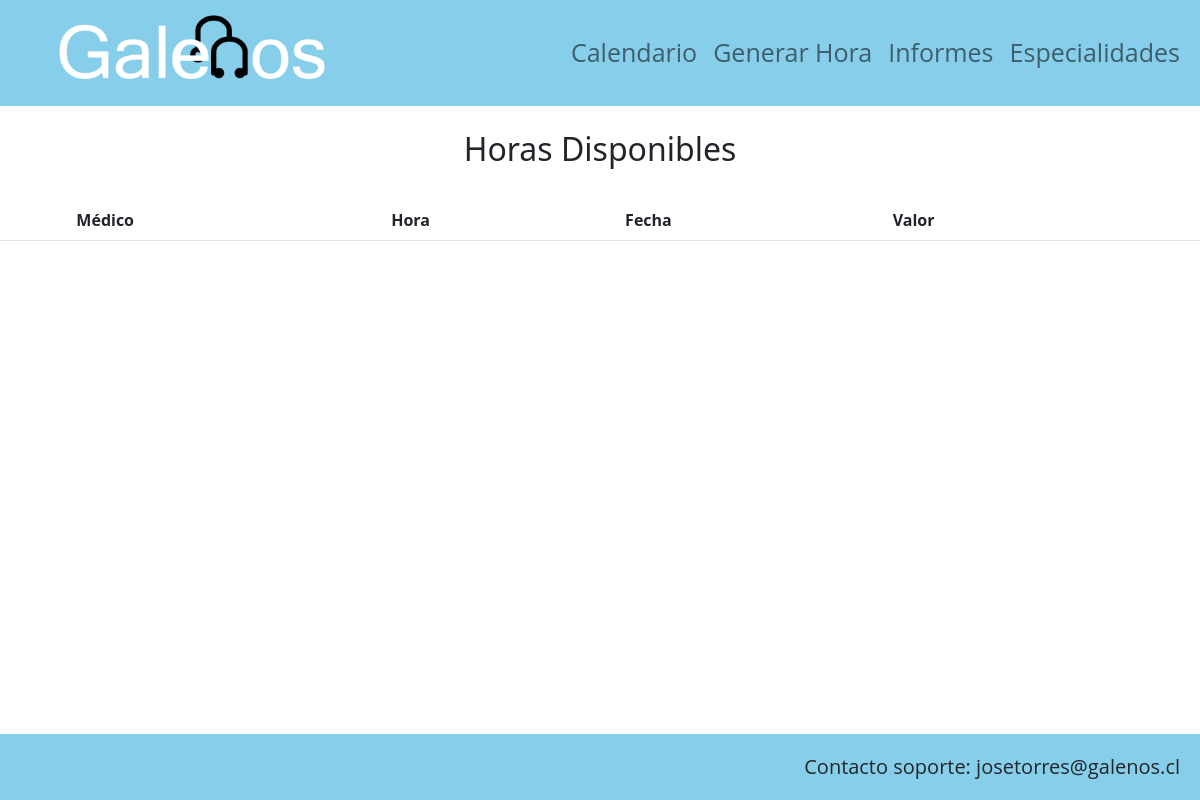
Before: /listar_hora/4 with the older database file.
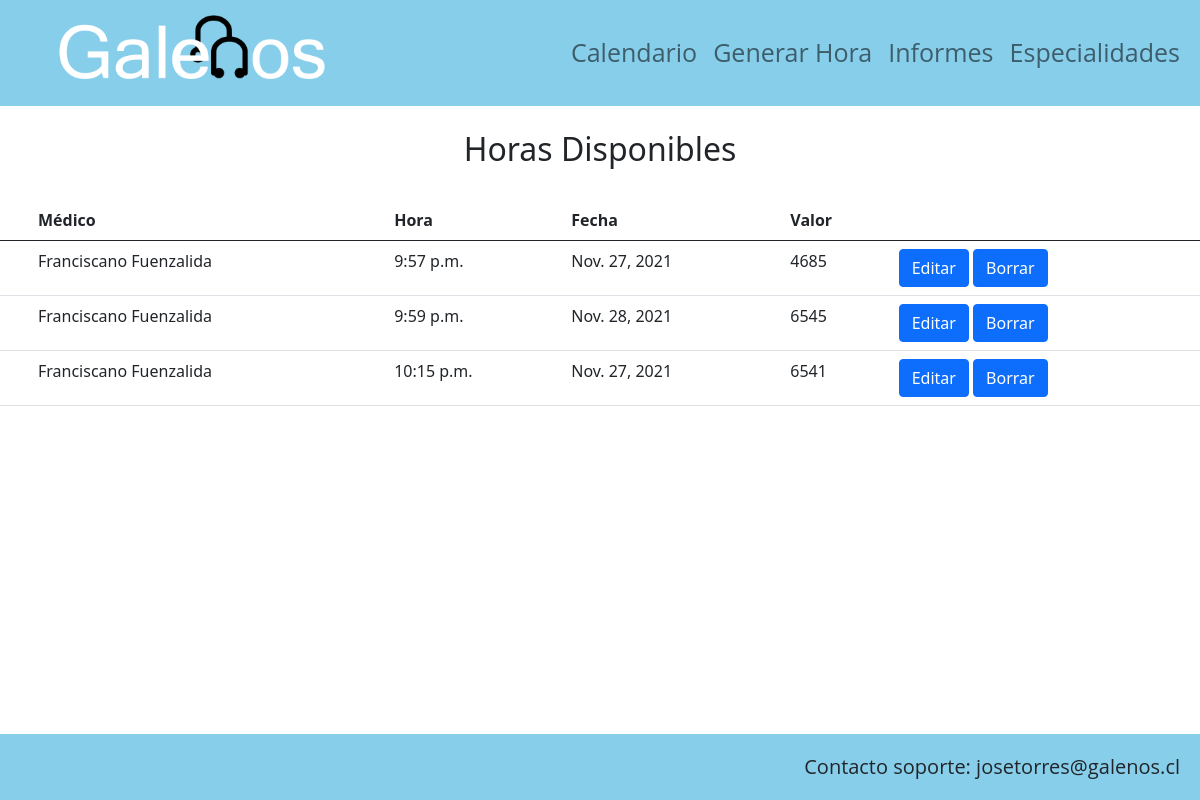
After: the same page with the newer database file.
### AppGalenos/models.py (models this page shows)
class Hora(models.Model):
        fecha = models.DateField()
        hora = models.TimeField()
        valor = models.IntegerField()
        paciente = models.ForeignKey(Paciente, on_delete=models.PROTECT, null=True, blank=True)
        medico = models.ForeignKey(Medico, on_delete=models.PROTECT)

class Medico(models.Model):
        rut = models.IntegerField()
        dVerificador = models.CharField(max_length=1)
        primerNombre = models.CharField(max_length=20)
        segundoNombre = models.CharField(max_length=20)
        primerApellido = models.CharField(max_length=20)
        segundoApellido = models.CharField(max_length=20)
        edad = models.IntegerField()
        direccion = models.CharField(max_length=100)
        sexo = models.CharField(max_length=10)
        telefono = models.IntegerField()
        fechaNacimiento = models.DateField()
        correo = models.CharField(max_length=70)
        tipoContrato = models.CharField(max_length=20)
        sueldo = models.IntegerField()
        sucursal = models.CharField(max_length=60)
        especialidad = models.ForeignKey(Especialidad, on_delete=models.PROTECT)
        def __str__(self):
            return self.primerNombre +" "+ self.primerApellido

### AppGalenos/views.py (the view)
# urls.py: path('listar_hora/<int:id_medico>', views.listar_hora, name="listar_hora"),
def listar_hora(request,id_medico):
    horas = Hora.objects.filter(medico = id_medico)
    medicos = Medico.objects.all()
    data = {
        'horas': horas,
        'medicos': medicos
    }
    return render(request, "listar_horas.html", data)

### AppGalenos/templates/listar_horas.html (shortened to what this page needs)
{% extends 'base.html' %}
{% load static %}
{% block css %}
<link rel="stylesheet" href="{% static 'css/horas_disp.css' %}">
{% endblock %}
{% block contenido %}
<br>
<h2>Horas Disponibles</h2>
<br>
<table id="tabla-categorias" class="table table-hover">
    <thead>
        <tr>
            <th scope='col'></th>
            <th scope='col'> Médico </th>
            <th scope='col'> Hora </th>
            <th scope='col'> Fecha </th>
            <th scope='col'> Valor </th>
            <th scope='col'></th>
        </tr>
    </thead>
    {% for c in horas %}
    <tr>
            <td> </td>
            <td> {{c.medico}}</td>
            <td> {{ c.hora }} </td>
            <td> {{c.fecha}} </td>
            <td> {{c.valor}} </td>
            <td><a class="btn btn-primary" href="{% url 'editar_hora' c.id%}">Editar</a>
                <a class="btn btn-primary" href="#" onclick="eliminarHora({{ c.id }})">Borrar</a> </td>
    </tr>
    {% endfor %}
</table>
<br><br><br><br>
{% endblock %}

Changed rows visible on the page:
added Hora: medico "Franciscano Fuenzalida", hora "9:57 p.m.", fecha "Nov. 27, 2021", valor "4685"
added Hora: medico "Franciscano Fuenzalida", hora "9:59 p.m.", fecha "Nov. 28, 2021", valor "6545"
added Hora: medico "Franciscano Fuenzalida", hora "10:15 p.m.", fecha "Nov. 27, 2021", valor "6541"
